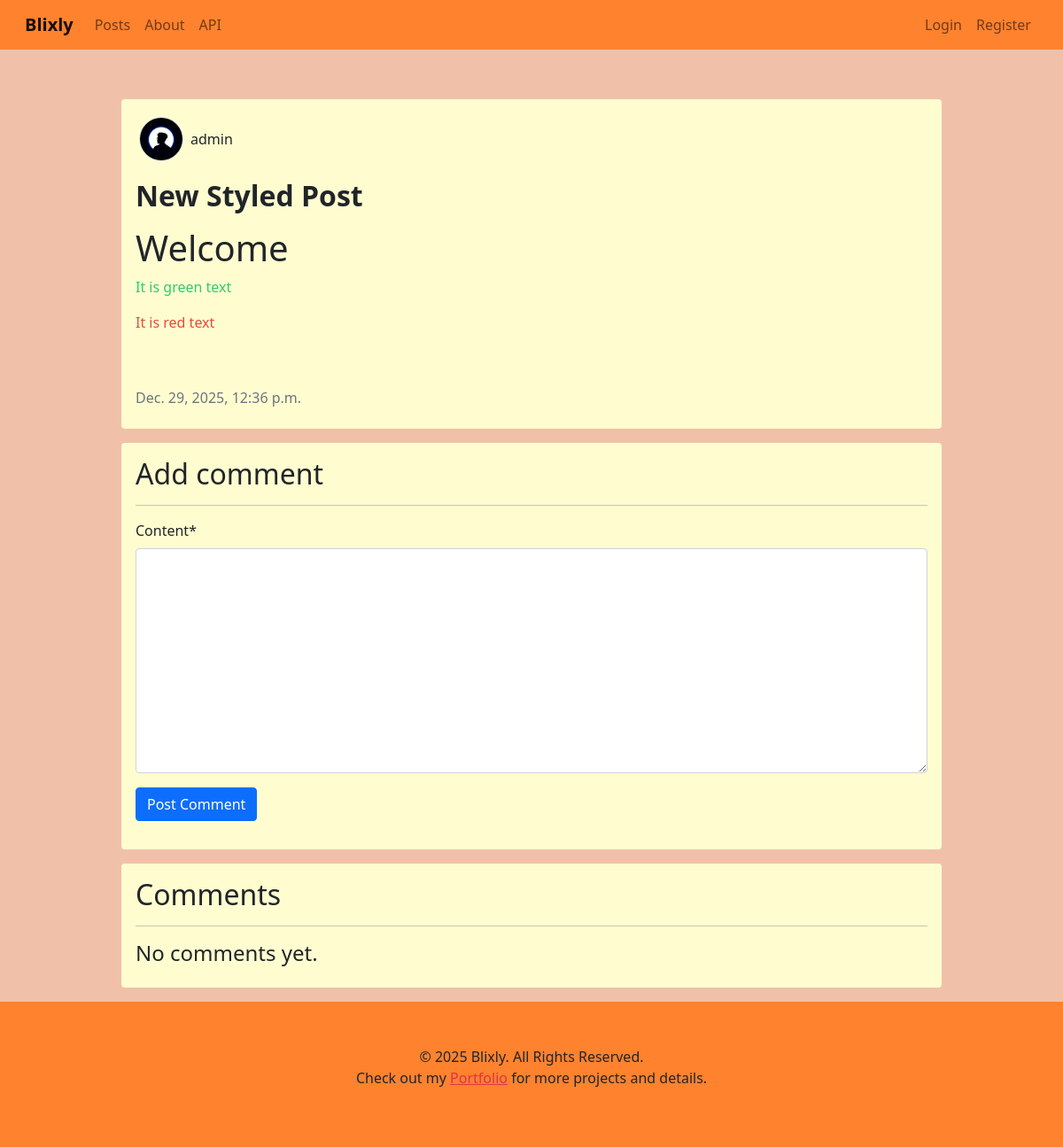
The page /post/29 on the database its author committed.
### blog/models.py (models this page shows, shortened)
class Post(models.Model):
	title = models.CharField(max_length=100)
	content = RichTextField()
	author = models.ForeignKey(User, on_delete=models.CASCADE, null=True)
	date_posted = models.DateTimeField(auto_now_add=True)
	likes = models.ManyToManyField(User, related_name='likes', blank=True)

### users/models.py (models this page shows, shortened)
class Profile(models.Model):
	user = models.OneToOneField(User, on_delete=models.CASCADE)
	image = models.ImageField(default='default.jpg', upload_to='profie_pics')

### blog/views.py (the view, shortened to what this page needs)
# urls.py: path("post/<int:pk>", views.post_detail, name='post-detail'),
def post_detail(request, pk):
	post = get_object_or_404(Post, pk=pk)
	comments = post.comments.all()
	new_comment = None
	comment_form = CommentForm()
	context = {'post': post, 'comments': comments, 'comment_form': comment_form, 'new_comment': new_comment}
	return render(request, 'blog/post_detail.html', context)

### blog/forms.py
class CommentForm(forms.ModelForm):
	class Meta:
		model = Comment
		fields = ['content']

### blog/templates/blog/post_detail.html (shortened to what this page needs)
{% extends 'blog/base.html' %}
{% load crispy_forms_tags %}
{% load static %}
{% block content %}
<div class="container mt-5 pt-5">
	<div class="row">
		<div class="col"></div>
		<div class="col-10">
			<div class="my-3 p-3 rounded" style="background-color: #fffdd0; word-wrap: break-word; overflow-wrap: break-word;">
				<div class="d-flex flex-row mb-3">
					<div class="p-1">
						<img src="{{ post.author.profile.image.url }}" alt="image" class="border rounded-circle" style="width: 50px; height: 50px;">
					</div>
					<div class="p-1 mt-3">
						<h6>{{ post.author }}</h6>
					</div>
				</div>
				<a href="#" class="text-decoration-none link-dark">
					<h2 class="fw-bold mb-3">{{ post.title }}</h2>
				</a>
				<h4>{{ post.content|safe }}</h4>
				<div class="mt-4 text-muted h6">{{ post.date_posted }}</div>
			</div>
			<div class="my-3 p-3 rounded" style="background-color: #fffdd0; word-wrap: break-word; overflow-wrap: break-word;">
				<h2>Add comment</h2>
				<hr>
				<form method="post">
					{{ comment_form|crispy }}
					{% if user.is_authenticated %}
					<button class="btn btn-primary" type="submit">Post Comment</button>
					{% else %}
					<a href="{% url 'login' %}" class="btn btn-primary">Post Comment</a>
					{% endif %}
				</form>
			</div>
			<div class="my-3 p-3 rounded" style="background-color: #fffdd0; word-wrap: break-word; overflow-wrap: break-word;">
				<h2>Comments</h2>
				<hr>
				{% for comment in comments %}
				<div class="my-3 p-3 border rounded" style="background-color: whitesmoke; word-wrap: break-word; overflow-wrap: break-word;">
					<div class="d-flex flex-row mb-3">
						<div class="p-1">
							<img src="{{ comment.author.profile.image.url }}" alt="image" class="border rounded-circle" style="width: 50px; height: 50px;">
						</div>
						<div class="p-1 mt-2">
							<a href="#" class="h6 text-decoration-none">{{ comment.author }}</a>
						</div>
						{% if user == comment.author %}
						<div class="p-1 mt-2 ms-auto">
							<a href="{% url 'comment-delete' comment.pk %}" class="btn btn-danger">Delete</a>
						</div>
						{% endif %}
					</div>
					<h4>{{ comment.content|safe }}</h4>
					<div class="mt-4 text-muted h6">{{ comment.created_at }}</div>
				</div>
				{% empty %}
				<h4>No comments yet.</h4>
				{% endfor %}
			</div>
		</div>
		<div class="col"></div>
	</div>
</div>
{% endblock %}

### rows shown on the page
Post: author.profile.image (picture), author "admin", title "New Styled Post", content "Welcome It is green text It is red text", date_posted "Dec. 29, 2025, 12:36 p.m."
